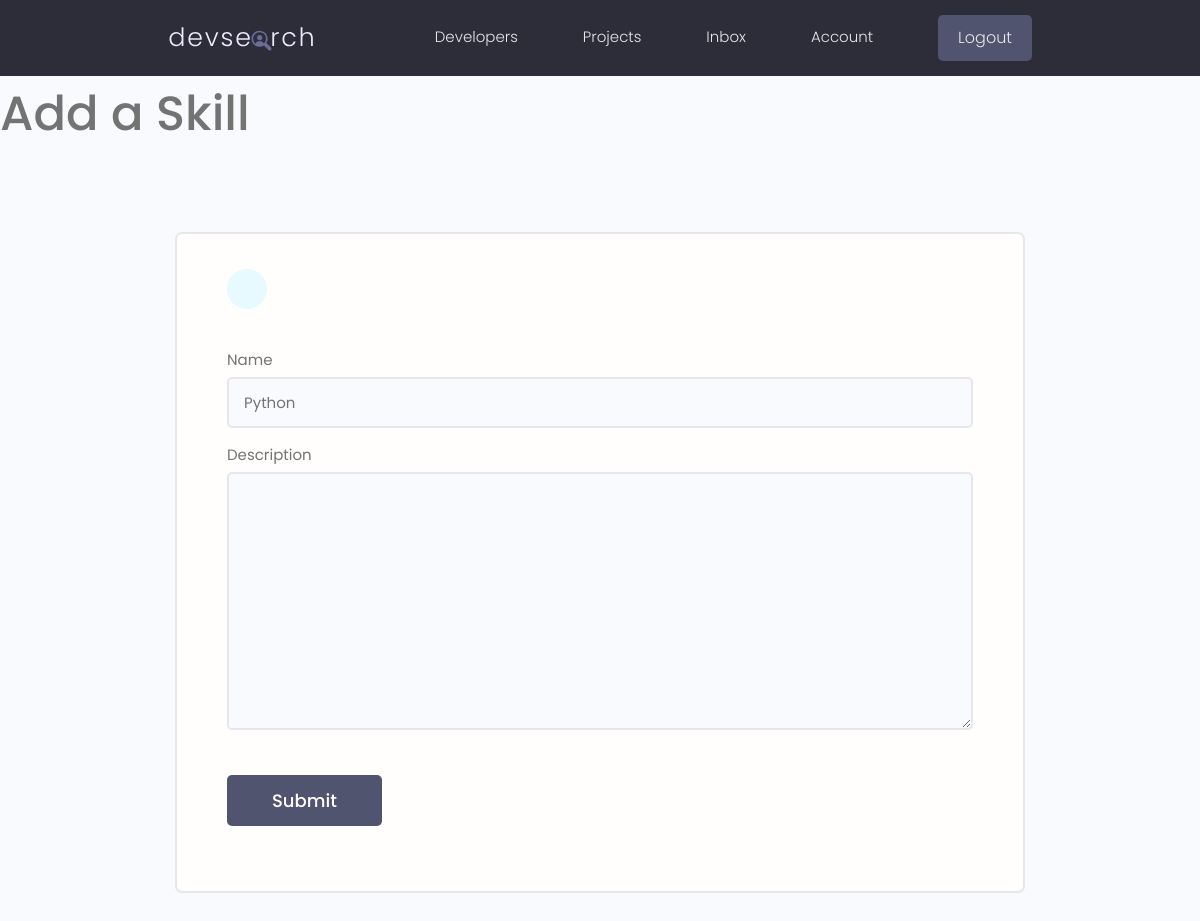
/update-skill/f8327c93-2cfe-46cc-ac20-00763f005c87/ (signed in), run on an earlier commit of the app's database.
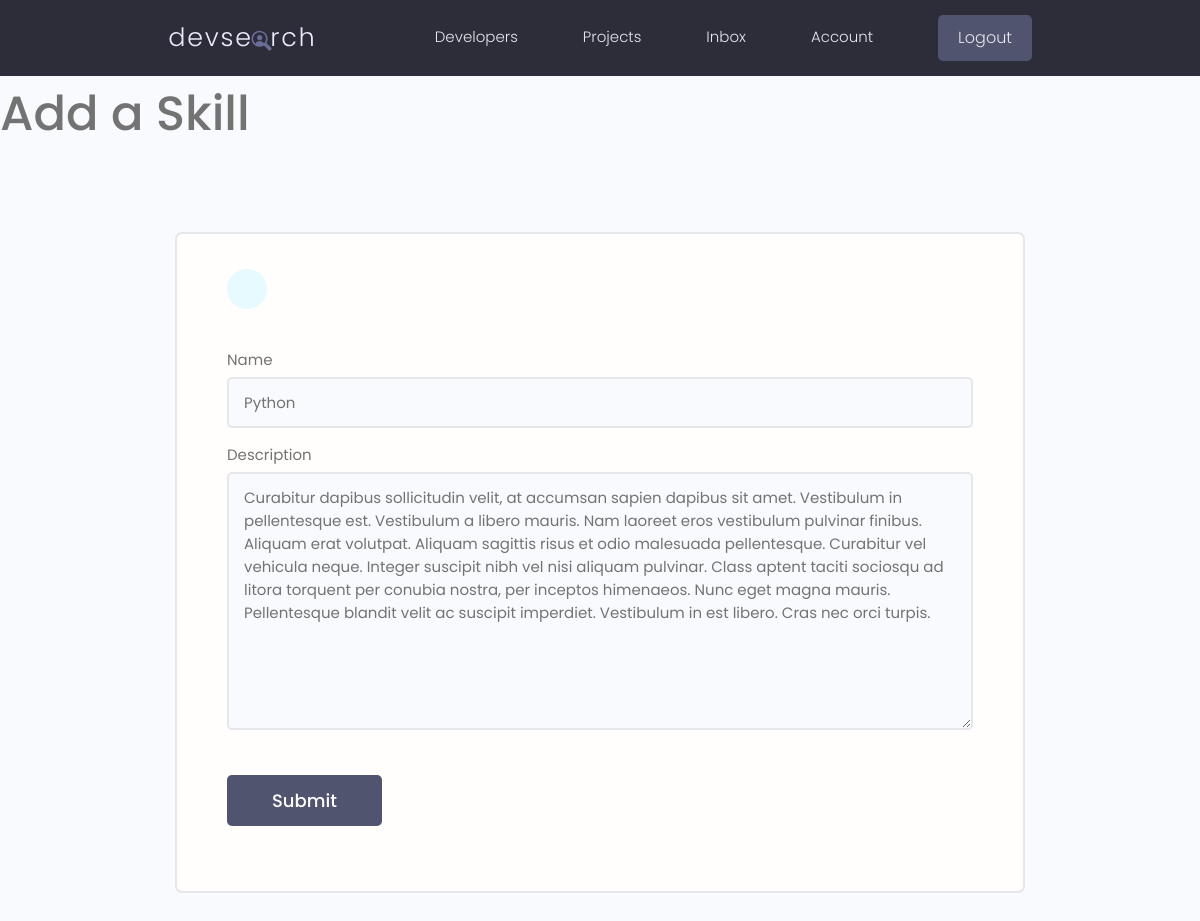
And on a later commit of the database.
### users/models.py (models this page shows, shortened)
class Skill(models.Model):
    owner = models.ForeignKey(
        Profile, on_delete=models.CASCADE, null=True, blank=True)
    name = models.CharField(max_length=200, null=True, blank=True)
    description = models.TextField(null=True, blank=True)
    created = models.DateTimeField(auto_now_add=True)
    id = models.UUIDField(default=uuid.uuid4, unique=True,
                          primary_key=True, editable=False)

### users/views.py (the view)
# urls.py: path('update-skill/<str:pk>/', views.updateSkill, name='update-skill'),
@login_required(login_url='login')
def updateSkill(request, pk):
    profile = request.user.profile
    skill = profile.skill_set.get(id=pk)
    form = SkillForm(instance=skill)
    if request.method == 'POST':
        form = SkillForm(request.POST, instance=skill)
        if form.is_valid():
            form.save()
            messages.success(request, 'Skill has been updated!')
            return redirect('account')
    context = {'form': form}
    return render(request, 'users/skill_form.html', context)

### users/forms.py
class SkillForm(ModelForm):
    class Meta:
        model = Skill
        fields = '__all__'
        exclude = ['owner']
    def __init__(self, *args, **kwargs):
        super(SkillForm, self).__init__(*args, **kwargs)
        for name,field in self.fields.items():
            field.widget.attrs.update({'class':'input'})

### users/templates/users/skill_form.html (shortened to what this page needs)
{% extends 'main.html' %}
{% block content %}
<h1>Add a Skill</h1>
 <main class="formPage my-xl">
    <div class="content-box">
        <div class="formWrapper">
            <a class="backButton" href="{% url 'account' %}"></a>
            <br>
            <form class="form" method="POST">
                {% for field in form %}
                <div class="form__field">
                    <label for="formInput#text">{{field.label}}</label>
                    {{field}}
                </div>
                {% endfor %}
                <input class="btn btn--sub btn--lg  my-md" type="submit" value="Submit" />
            </form>
        </div>
    </div>
</main>
{% endblock content %}

What changed in the data, as far as the page shows it:
changed Skill "Python": description (not shown) → "Curabitur dapibus sollicitudin velit, at accumsan sapien dapibus sit amet. Vestibulum in pellentesque est. Vestibulum a libero mauris. Nam laoreet eros vestibulum pulvinar finibus. Aliquam erat volutpat. Aliquam sagittis risus et odio malesuada pellentesque. Curabitur vel vehicula neque. Integer suscipit nibh vel nisi aliquam pulvinar. Class aptent taciti sociosqu ad litora torquent per conubia nostra, per inceptos himenaeos. Nunc eget magna mauris. Pellentesque blandit velit ac suscipit imperdiet. Vestibulum in est libero. Cras nec orci turpis."
